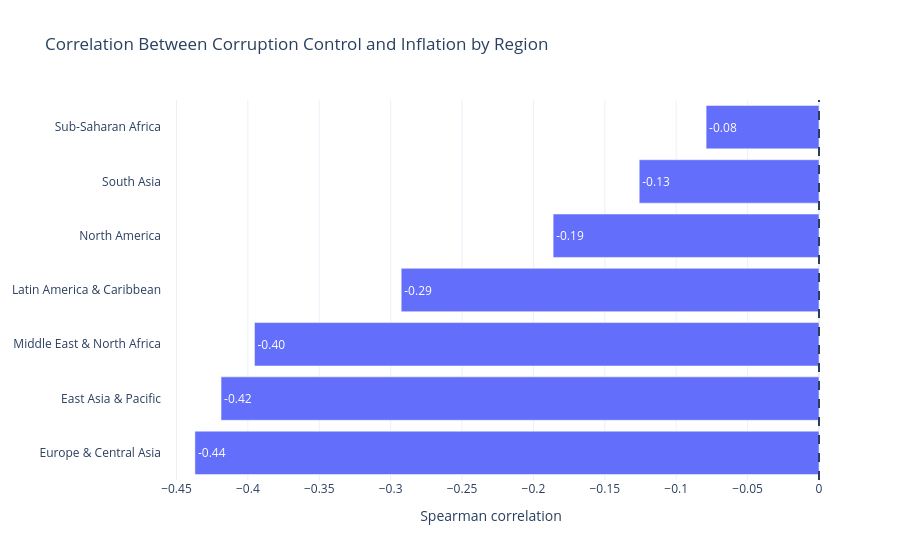

Notebook source saved alongside this figure:
### Code cell
fig = px.bar(
    regional_correlations,
    x="spearman_correlation",
    y="region",
    orientation="h",
    text_auto=".2f",
    hover_data=["observations"],
    title="Correlation Between Corruption Control and Inflation by Region",
    labels={
        "spearman_correlation": "Spearman correlation",
        "region": "Region",
        "observations": "Number of observations"
    }
)

fig.add_vline(
    x=0,
    line_dash="dash"
)

fig.update_layout(yaxis_title=None)

fig.show()

### Figure 1 — Plotly figure (JSON) as saved in the notebook; plotly's stock layout.template omitted (floating-point values rounded to 4 significant figures)
{"data": [{"customdata": [[1216], [693], [551], [793], [52], [156], [1124]], "hovertemplate": "Spearman correlation=%{x}<br>Region=%{y}<br>Number of observations=%{customdata[0]}<extra></extra>", "legendgroup": "", "marker": {"color": "#636efa", "pattern": {"shape": ""}}, "name": "", "orientation": "h", "showlegend": false, "textposition": "auto", "texttemplate": "%{x:.2f}", "type": "bar", "x": [-0.4371, -0.4188, -0.3954, -0.2926, -0.1862, -0.1259, -0.07906], "xaxis": "x", "y": ["Europe & Central Asia", "East Asia & Pacific", "Middle East & North Africa", "Latin America & Caribbean", "North America", "South Asia", "Sub-Saharan Africa"], "yaxis": "y"}], "layout": {"barmode": "relative", "legend": {"tracegroupgap": 0}, "shapes": [{"line": {"dash": "dash"}, "type": "line", "x0": 0, "x1": 0, "xref": "x", "y0": 0, "y1": 1, "yref": "y domain"}], "title": {"text": "Correlation Between Corruption Control and Inflation by Region"}, "xaxis": {"anchor": "y", "domain": [0, 1], "title": {"text": "Spearman correlation"}}, "yaxis": {"anchor": "x", "domain": [0, 1], "title": {}}}}
